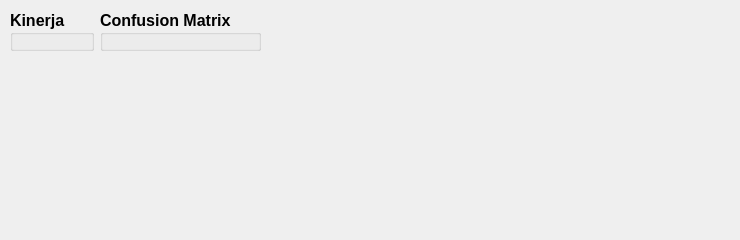
    <widget class="QWidget" name="tab_6">
     <attribute name="title">
      <string>cv-6</string>
     </attribute>
     <widget class="QWidget" name="layoutWidget_6">
      <property name="geometry">
       <rect>
        <x>10</x>
        <y>10</y>
        <width>721</width>
        <height>221</height>
       </rect>
      </property>
      <layout class="QHBoxLayout" name="horizontalLayout_11">
       <property name="spacing">
        <number>6</number>
       </property>
       <property name="sizeConstraint">
        <enum>QLayout::SetFixedSize</enum>
       </property>
       <item>
        <widget class="QGroupBox" name="groupBox_19">
         <property name="font">
          <font>
           <pointsize>12</pointsize>
           <weight>75</weight>
           <bold>true</bold>
          </font>
         </property>
         <property name="title">
          <string>Kinerja</string>
         </property>
         <widget class="QWidget" name="gridLayoutWidget_10">
          <property name="geometry">
           <rect>
            <x>10</x>
            <y>30</y>
            <width>181</width>
            <height>171</height>
           </rect>
          </property>
          <layout class="QGridLayout" name="gridLayout_11">
           <property name="sizeConstraint">
            <enum>QLayout::SetMinAndMaxSize</enum>
           </property>
           <item row="0" column="1">
            <widget class="QLabel" name="accuracy_cv6">
             <property name="font">
              <font>
               <pointsize>8</pointsize>
              </font>
             </property>
             <property name="text">
              <string>0%</string>
             </property>
            </widget>
           </item>
           <item row="0" column="0">
            <widget class="QLabel" name="label_67">
             <property name="font">
              <font>
               <pointsize>7</pointsize>
              </font>
             </property>
             <property name="text">
              <string>Accuracy</string>
             </property>
            </widget>
           </item>
           <item row="1" column="0">
            <widget class="QLabel" name="label_68">
             <property name="font">
              <font>
               <pointsize>7</pointsize>
              </font>
             </property>
             <property name="text">
              <string>Recall</string>
             </property>
            </widget>
           </item>
           <item row="3" column="0">
            <widget class="QLabel" name="label_69">
             <property name="font">
              <font>
               <pointsize>7</pointsize>
              </font>
             </property>
             <property name="text">
              <string>Precision</string>
             </property>
            </widget>
           </item>
           <item row="2" column="1">
            <widget class="QLabel" name="fmeasure_cv6">
             <property name="font">
              <font>
               <pointsize>8</pointsize>
              </font>
             </property>
             <property name="text">
              <string>0</string>
             </property>
            </widget>
           </item>
           <item row="2" column="0">
            <widget class="QLabel" name="label_70">
             <property name="font">
              <font>
               <pointsize>7</pointsize>
              </font>
             </property>
             <property name="text">
              <string>F-Measure</string>
             </property>
            </widget>
           </item>
           <item row="1" column="1">
            <widget class="QLabel" name="recall_cv6">
             <property name="font">
              <font>
               <pointsize>8</pointsize>
              </font>
             </property>
             <property name="text">
              <string>0</string>
             </property>
            </widget>
           </item>
           <item row="3" column="1">
            <widget class="QLabel" name="precission_cv6">
             <property name="font">
              <font>
               <pointsize>8</pointsize>
              </font>
             </property>
             <property name="text">
              <string>0</string>
             </property>
            </widget>
           </item>
          </layout>
         </widget>
        </widget>
       </item>
       <item>
        <widget class="QGroupBox" name="groupBox_20">
         <property name="font">
          <font>
           <pointsize>12</pointsize>
           <weight>75</weight>
           <bold>true</bold>
          </font>
         </property>
         <property name="title">
          <string>Confusion Matrix</string>
         </property>
         <widget class="QTableWidget" name="table_confusion_cv6">
          <property name="geometry">
           <rect>
            <x>60</x>
            <y>70</y>
            <width>271</width>
            <height>91</height>
           </rect>
          </property>
          <property name="font">
           <font>
            <pointsize>12</pointsize>
           </font>
          </property>
          <row>
           <property name="text">
            <string>Positif</string>
           </property>
          </row>
          <row>
           <property name="text">
            <string>Negatif</string>
           </property>
          </row>
          <column>
           <property name="text">
            <string>Positif</string>
           </property>
          </column>
          <column>
           <property name="text">
            <string>Negatif</string>
           </property>
          </column>
          <item row="0" column="0">
           <property name="text">
            <string>0</string>
           </property>
          </item>
          <item row="0" column="1">
           <property name="text">
            <string>0</string>
           </property>
          </item>
          <item row="1" column="0">
           <property name="text">
            <string>0</string>
           </property>
          </item>
          <item row="1" column="1">
           <property name="text">
            <string>0</string>
           </property>
          </item>
         </widget>
         <widget class="QLabel" name="label_71">
          <property name="geometry">
           <rect>
            <x>160</x>
            <y>50</y>
            <width>71</width>
            <height>16</height>
           </rect>
          </property>
          <property name="font">
           <font>
            <pointsize>10</pointsize>
           </font>
          </property>
          <property name="text">
           <string>Terprediksi</string>
          </property>
         </widget>
         <widget class="QLabel" name="label_72">
          <property name="geometry">
           <rect>
            <x>10</x>
            <y>100</y>
            <width>41</width>
            <height>16</height>
           </rect>
          </property>
          <property name="font">
           <font>
            <pointsize>10</pointsize>
           </font>
          </property>
          <property name="text">
           <string>Fakta</string>
          </property>
         </widget>
        </widget>
       </item>
      </layout>
     </widget>
    </widget>
